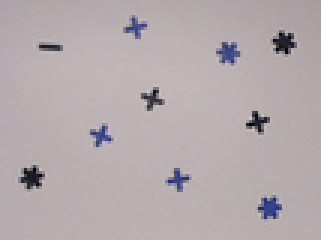
#> input picture data/lab-01-data/arena-shapes-01.png, 107 x 80 px, shrunk from 640 x 480 before the run, given as the content of the folder ../data/lab-02-data/part1/0, which was not available (shown 3 times larger)
$ jupyter execute --allow-errors lab_02_object_description.ipynb   (shell and % lines are left out)   (text cells are left out)
#> lines starting #> are read from the running program, lines starting #| are printed output that depends on the picture; pictures that were not available may be replaced by others from this repository, and a replacement may not be noted
[cell 1]
import tarfile
import os

data_base_path = os.path.join(os.pardir, 'data')
data_folder = 'lab-02-data'
data_part1 = os.path.join(data_base_path, data_folder, 'part1')
data_part2 = os.path.join(data_base_path, data_folder, 'part2')

tar_path = os.path.join(data_base_path, data_folder + '.tar.gz')
#> (the rest of this cell did not finish here and is left out)

[cell 2]
import skimage.io
import matplotlib.pyplot as plt

def load(path, digit='0'):
#> called with path = '../data/lab-02-data/part1', digit = '0'
    digit_path = os.path.join(path, digit)
    digit_names = [nm for nm in os.listdir(digit_path) if '.png' in nm]  # make sure to only load .png
    digit_names.sort()  # sort file names
    ic = skimage.io.imread_collection([os.path.join(digit_path, nm) for nm in digit_names])
    digit_im = skimage.io.concatenate_images(ic)
    return digit_im, digit_names

#  Load zeros and ones
zeros_im, zeros_names = load(data_part1, digit='0')
#> zeros_names = ['arena-shapes-01.png']
ones_im, ones_names = load(data_part1, digit='1')
#> ones_names = ['arena-shapes-01.png']


# Plot images
fig, axes = plt.subplots(2, len(zeros_im), figsize=(12, 3))
#> (the rest of this cell did not finish here and is left out)

[cell 3]
# Add your implementation and discussion
import skimage.measure
import skimage.transform
import numpy as np

def get_fourier_descriptors(img, nb_descr=2, descr_idx=[]) :
    # step 1 : extract longest continuous contour in the image
    all_cont  = skimage.measure.find_contours(img, 0.5*img.max())
    long_cont = max(all_cont, key=len)

    # step 2 : fourier transform of the contour
    fft_cont = np.fft.fft(long_cont[:,0] + long_cont[:,1]*1j)

    # step 3 : get the interesting indices
    if len(descr_idx) : # if indices of descriptors are specified
        descr_idx = np.append(descr_idx, 0) # add the idx '0' for the contour aproximation
    else :              # otherwise take the nb_descr lowest frequencies
        descr_idx = np.arange(-np.floor(nb_descr/2), np.ceil(nb_descr/2)+1, dtype=int)
    aprx_cont = np.zeros_like(fft_cont)       # make a contour approximation for visualization
    aprx_cont[descr_idx] = fft_cont[descr_idx];
    aprx_cont = np.fft.ifft(aprx_cont)

    # step 4 : extract the relevant descriptors
    descr_idx   = np.delete(descr_idx, descr_idx==0) # remove the idx '0'
    descriptors = fft_cont[descr_idx]

    # step 5 : normalize descriptors onto the unit ball
    #descriptors = np.abs(descriptors) / np.linalg.norm(descriptors)     # normalize over descriptors
    descriptors = np.abs(descriptors) / np.linalg.norm(fft_cont[1:])     # normalize over the entire fft

    return descriptors, aprx_cont


def apply_random_transform(img) :
    translation = -2 + 4*np.random.random((1,2)) # translation = [-2  - +2]
    rotation = 360*np.random.random()            # rotation    = [0°  - 360°]
    scale = 0.9 + 0.2*np.random.random(1)        # scale       = [0.9 - 1.1]
    tform = skimage.transform.SimilarityTransform(scale=1/scale, translation=translation)

    img_r = skimage.transform.rotate(img, rotation, order=3)
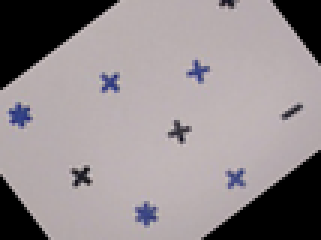
#> img_r: shape (80, 107, 3) float64 (shown 3 times larger); mean of channels 0, 1, 2 0.581, 0.55, 0.559; drawn as R, G, B
#> img is the input picture: shape (80, 107, 3); mean R, G, B 180, 170.4, 173.1
    img_t = skimage.transform.warp(img_r, tform, order=3) # don't use rotation, bc it's weird
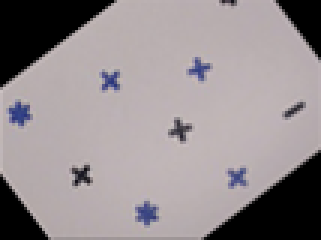
#> img_t: shape (80, 107, 3) float64 (shown 3 times larger); mean of channels 0, 1, 2 0.586, 0.555, 0.564; drawn as R, G, B

    return img_t


def plot_imgs_and_contours(axes, images, names, contours, opt) :
    for ax, im, nm, cnt in zip(axes, images, names, contours):
        ax.imshow(im, cmap='gray')
        ax.plot(cnt.imag, cnt.real, opt)
        ax.axis('off')
        ax.set_title(nm)


def plot_descriptors(ax, descriptors, opt, label="") :
    ax.plot(descriptors[:,0], descriptors[:,1], opt, label=label)
    ax.set_xlabel("descriptor 1")
    ax.set_ylabel("descriptor 2")
    ax.axis('equal')
    ax.legend()

[cell 4]
#Fourier descriptors
nb_dscr = 2

# do the operation on the 'normal' images
#> (the rest of this cell did not finish here and is left out)

[cell 5]
# GOAL : demonstrate the invariance to random transformation

# apply a random transformation (rotation + scale + translation) to images
zeros_im_t = [apply_random_transform(im) for im in zeros_im]
#> zeros_im_t = 1 item
ones_im_t  = [apply_random_transform(im) for im in ones_im]
#> in apply_random_transform (call 2), `img_r = skimage.transform.rotate(img, rotation, order=3)`:
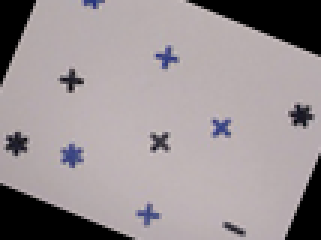
#> img_r: shape (80, 107, 3) float64 (shown 3 times larger); mean of channels 0, 1, 2 0.608, 0.575, 0.584; drawn as R, G, B
#> in apply_random_transform (call 2), `img_t = skimage.transform.warp(img_r, tform, order=3) # don't use rota..`:
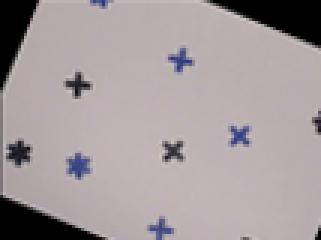
#> img_t: shape (80, 107, 3) float64 (shown 3 times larger); mean of channels 0, 1, 2 0.645, 0.611, 0.62; drawn as R, G, B
#> ones_im_t = 1 item

# get descriptors for the transformed images
#> (the rest of this cell did not finish here and is left out)

descriptors_0t, contours_0t = np.array(out_0t[0]), out_0t[1]
out_1t = list(zip(*[(get_fourier_descriptors(img, nb_dscr)) for img in ones_im_t]))
descriptors_1t, contours_1t = np.array(out_1t[0]), out_1t[1]


# plot transformed images & contours
fig, axes = plt.subplots(2, len(zeros_im_t), figsize=(12, 3))
plot_imgs_and_contours(axes[0], zeros_im_t, zeros_names, contours_0t, 'r')
plot_imgs_and_contours(axes[1], ones_im_t,  ones_names,  contours_1t, 'b')


# plot descriptors of normal images to compare with ...
fig, axes = plt.subplots(1, 2, figsize=(13, 5))
plot_descriptors(axes[0], descriptors_0, 'rx', "zeros")
plot_descriptors(axes[0], descriptors_1, 'bx', "ones")
axes[0].set_title("descriptors of 'normal' imgs")

# plot descriptors of transformed images
plot_descriptors(axes[1], descriptors_0t, 'rx', "zeros")
plot_descriptors(axes[1], descriptors_1t, 'bx', "ones")
axes[1].set_title("descriptors of 'transformed' imgs")


plt.show()

# While at first glance it does appear to be tranformation invariant,
# upon closer inspection, one can see that the descriptors are not
# completely invariant under transformation.
# This is due to the translations, which can sometimes drop parts of the
# number outside the image area, resulting in an incomplete contour detection.
# Additionally, the blurring due to the interpolation in the image
# transformation can also cause some 'changes' in the detected contours,
# reducing the energy in higher frequencies
#
# That being said, it's close enough to clearly be able to separate the classes.

[cell 6]
def PolyArea(contour):
    # Compute area of a polygon
    return 0.5*np.abs(np.dot(contour[:,0],np.roll(contour[:,1],1))-np.dot(contour[:,1],np.roll(contour[:,0],1)))

def GetSurfaceArea(contour, shape="rectangle"):
    # Compute the area of the numbers while approximating them by "shape"
    if shape == "rectangle":
        w = max(contour[:,0])-min(contour[:,0])
        h = max(contour[:,1])-min(contour[:,1])
        A = h*w
    elif shape == "ellipse":
        w = max(contour[:,0])-min(contour[:,0])
        h = max(contour[:,1])-min(contour[:,1])
        A = h*w*np.pi
    return A


def GetRatios(images, shape="rectangle"):
    # return ratio of contour area over "shape" area
#> called with images = array of shape (1, 80, 107, 3), shape = 'rectangle'
    ratios = []
    for img in images:
        contour = max(skimage.measure.find_contours(img, level=0.5*img.max()), key=len)
        A = GetSurfaceArea(contour, shape)
        P = PolyArea(contour)
        ratios.append(P/A)
#> this loop made 1 pass
#> after the loop, ratios = []
    return ratios

[cell 7]
# Add your implementation and discussion
shape = "rectangle"
#> (the rest of this cell did not finish here and is left out)

[cell 8]
# Load twos and threes
twos_im, twos_names = load(data_part2, digit='2')
#> twos_names = ['arena-shapes-01.png']
threes_im, threes_names = load(data_part2, digit='3')
#> threes_names = ['arena-shapes-01.png']

# Plot images
fig, axes = plt.subplots(2, len(twos_im), figsize=(12, 3))
#> (the rest of this cell did not finish here and is left out)

[cell 9]
#Fourier descriptors
idx = np.array([-4, -3]) # heuristically found descriptors that allow the differentiation between 2 & 3

# do the operation on the 'normal' images
#> (the rest of this cell did not finish here and is left out)

descriptors_2, contours_2 = np.array(out_2[0]), out_2[1]
out_3 = list(zip(*[(get_fourier_descriptors(img, descr_idx=idx)) for img in threes_im]))
descriptors_3, contours_3 = np.array(out_3[0]), out_3[1]

# plot images with descriptors
fig, axes = plt.subplots(2, len(twos_im), figsize=(12, 3))
plot_imgs_and_contours(axes[0], twos_im,   twos_names,   contours_2, 'g')
plot_imgs_and_contours(axes[1], threes_im, threes_names, contours_3, 'y')

# plot descriptors
fig, ax = plt.subplots(1, 1, figsize=(5, 5))
plot_descriptors(ax, descriptors_2, 'gx', "twos")
plot_descriptors(ax, descriptors_3, 'yx', "threes")
plt.title("descriptors of 'normal' imgs")


plt.show()

# since the main shape of the two numbers is similar (vaguely oval-ish), these
# low-frequency descriptors are not very useful
# it is possible to find a set of 2 descriptors, which permit the differentiation of
# twos and threes. For this, we need to look in the mid-level frequencies
# which is where much of the information on detailed contour hides.

[cell 10]
# GOAL : demonstrate the invariance to random transformation

# apply a random transformation (rotation + scale + translation) to images
twos_im_t   = [apply_random_transform(im) for im in twos_im]
#> in apply_random_transform (call 3), `img_r = skimage.transform.rotate(img, rotation, order=3)`:
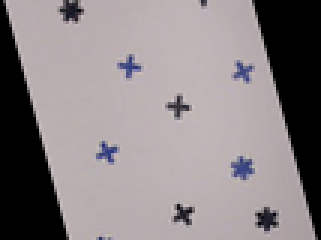
#> img_r: shape (80, 107, 3) float64 (shown 3 times larger); mean of channels 0, 1, 2 0.549, 0.52, 0.527; drawn as R, G, B
#> in apply_random_transform (call 3), `img_t = skimage.transform.warp(img_r, tform, order=3) # don't use rota..`:
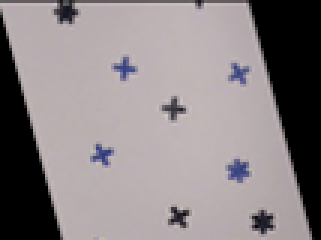
#> img_t: shape (80, 107, 3) float64 (shown 3 times larger); mean of channels 0, 1, 2 0.55, 0.521, 0.528; drawn as R, G, B
#> twos_im_t = 1 item
threes_im_t = [apply_random_transform(im) for im in threes_im]
#> in apply_random_transform (call 4), `img_r = skimage.transform.rotate(img, rotation, order=3)`:
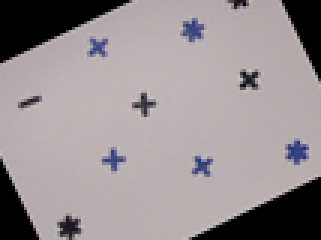
#> img_r: shape (80, 107, 3) float64 (shown 3 times larger); mean of channels 0, 1, 2 0.6, 0.568, 0.578; drawn as R, G, B
#> in apply_random_transform (call 4), `img_t = skimage.transform.warp(img_r, tform, order=3) # don't use rota..`:
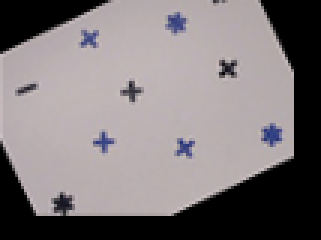
#> img_t: shape (80, 107, 3) float64 (shown 3 times larger); mean of channels 0, 1, 2 0.5, 0.474, 0.481; drawn as R, G, B
#> threes_im_t = 1 item

# get descriptors for the transformed images
#> (the rest of this cell did not finish here and is left out)

descriptors_2t, contours_2t = np.array(out_2t[0]), out_2t[1]
out_3t = list(zip(*[(get_fourier_descriptors(img, descr_idx=idx)) for img in threes_im_t]))
descriptors_3t, contours_3t = np.array(out_3t[0]), out_3t[1]

# plot transformed images
fig, axes = plt.subplots(2, len(twos_im), figsize=(12, 3))
plot_imgs_and_contours(axes[0], twos_im_t,   twos_names,   contours_2t, 'g')
plot_imgs_and_contours(axes[1], threes_im_t, threes_names, contours_3t, 'y')


# plot descriptors of normal images to compare with ...
fig, axes = plt.subplots(1, 2, figsize=(13, 5))
plot_descriptors(axes[0], descriptors_2, 'gx', "twos")
plot_descriptors(axes[0], descriptors_3, 'yx', "threes")
axes[0].set_title("descriptors of 'normal' imgs")

# plot descriptors of transformed images
plot_descriptors(axes[1], descriptors_2t, 'gx',"twos")
plot_descriptors(axes[1], descriptors_3t, 'yx', "threes")
axes[1].set_title("descriptors of 'transformed' imgs")

plt.show()

# again, one can see that the descriptors are not completely invariant
# under transformation. however, it is close enough to draw a rough
# separation line
